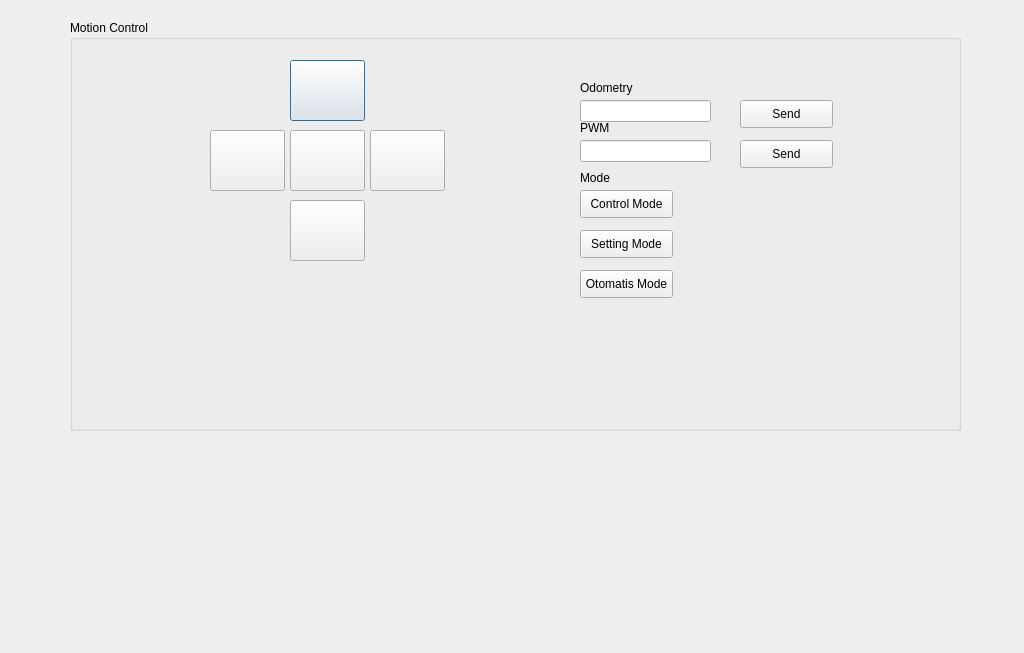
<?xml version="1.0" encoding="UTF-8"?>
<ui version="4.0">
 <class>MainWindow</class>
 <widget class="QDialog" name="MainWindow">
  <property name="geometry">
   <rect>
    <x>0</x>
    <y>0</y>
    <width>1024</width>
    <height>653</height>
   </rect>
  </property>
  <property name="windowTitle">
   <string>Dialog</string>
  </property>
  <widget class="QGroupBox" name="groupBox">
   <property name="geometry">
    <rect>
     <x>70</x>
     <y>20</y>
     <width>891</width>
     <height>411</height>
    </rect>
   </property>
   <property name="title">
    <string>Motion Control</string>
   </property>
   <property name="flat">
    <bool>true</bool>
   </property>
   <property name="checkable">
    <bool>false</bool>
   </property>
   <widget class="QPushButton" name="ForwardBtn">
    <property name="geometry">
     <rect>
      <x>220</x>
      <y>40</y>
      <width>75</width>
      <height>61</height>
     </rect>
    </property>
    <property name="minimumSize">
     <size>
      <width>75</width>
      <height>0</height>
     </size>
    </property>
    <property name="text">
     <string/>
    </property>
    <property name="icon">
     <iconset>
      <normaloff>C:/Users/Nailatun Naja/OneDrive/Documents/DDMR_Control/Icons8-Windows-8-Arrows-Up-Circular.512 (1).png</normaloff>C:/Users/Nailatun Naja/OneDrive/Documents/DDMR_Control/Icons8-Windows-8-Arrows-Up-Circular.512 (1).png</iconset>
    </property>
    <property name="iconSize">
     <size>
      <width>32</width>
      <height>32</height>
     </size>
    </property>
    <property name="shortcut">
     <string>W</string>
    </property>
   </widget>
   <widget class="QPushButton" name="StopBtn">
    <property name="geometry">
     <rect>
      <x>220</x>
      <y>110</y>
      <width>75</width>
      <height>61</height>
     </rect>
    </property>
    <property name="minimumSize">
     <size>
      <width>75</width>
      <height>0</height>
     </size>
    </property>
    <property name="text">
     <string/>
    </property>
    <property name="icon">
     <iconset>
      <normaloff>C:/Users/Nailatun Naja/OneDrive/Documents/DDMR_Control/Hopstarter-Soft-Scraps-Button-Blank-Red.256.png</normaloff>C:/Users/Nailatun Naja/OneDrive/Documents/DDMR_Control/Hopstarter-Soft-Scraps-Button-Blank-Red.256.png</iconset>
    </property>
    <property name="iconSize">
     <size>
      <width>32</width>
      <height>32</height>
     </size>
    </property>
    <property name="shortcut">
     <string>Q</string>
    </property>
   </widget>
   <widget class="QPushButton" name="BackwardBtn">
    <property name="geometry">
     <rect>
      <x>220</x>
      <y>180</y>
      <width>75</width>
      <height>61</height>
     </rect>
    </property>
    <property name="minimumSize">
     <size>
      <width>75</width>
      <height>0</height>
     </size>
    </property>
    <property name="text">
     <string/>
    </property>
    <property name="icon">
     <iconset>
      <normaloff>C:/Users/Nailatun Naja/OneDrive/Documents/DDMR_Control/Icons8-Windows-8-Arrows-Down-Circular.512.png</normaloff>C:/Users/Nailatun Naja/OneDrive/Documents/DDMR_Control/Icons8-Windows-8-Arrows-Down-Circular.512.png</iconset>
    </property>
    <property name="iconSize">
     <size>
      <width>32</width>
      <height>32</height>
     </size>
    </property>
    <property name="shortcut">
     <string>S</string>
    </property>
   </widget>
   <widget class="QPushButton" name="RightBtn">
    <property name="geometry">
     <rect>
      <x>300</x>
      <y>110</y>
      <width>75</width>
      <height>61</height>
     </rect>
    </property>
    <property name="minimumSize">
     <size>
      <width>75</width>
      <height>0</height>
     </size>
    </property>
    <property name="text">
     <string/>
    </property>
    <property name="icon">
     <iconset>
      <normaloff>C:/Users/Nailatun Naja/Downloads/download__1_-removebg-preview.png</normaloff>C:/Users/Nailatun Naja/Downloads/download__1_-removebg-preview.png</iconset>
    </property>
    <property name="iconSize">
     <size>
      <width>32</width>
      <height>32</height>
     </size>
    </property>
    <property name="shortcut">
     <string>D</string>
    </property>
   </widget>
   <widget class="QPushButton" name="LeftBtn">
    <property name="geometry">
     <rect>
      <x>140</x>
      <y>110</y>
      <width>75</width>
      <height>61</height>
     </rect>
    </property>
    <property name="minimumSize">
     <size>
      <width>75</width>
      <height>0</height>
     </size>
    </property>
    <property name="text">
     <string/>
    </property>
    <property name="icon">
     <iconset>
      <normaloff>C:/Users/Nailatun Naja/OneDrive/Documents/DDMR_Control/Icons8-Windows-8-Arrows-Left-Circular.512.png</normaloff>C:/Users/Nailatun Naja/OneDrive/Documents/DDMR_Control/Icons8-Windows-8-Arrows-Left-Circular.512.png</iconset>
    </property>
    <property name="iconSize">
     <size>
      <width>32</width>
      <height>32</height>
     </size>
    </property>
    <property name="shortcut">
     <string>A</string>
    </property>
   </widget>
   <widget class="QLineEdit" name="OdometryLine">
    <property name="geometry">
     <rect>
      <x>510</x>
      <y>80</y>
      <width>131</width>
      <height>22</height>
     </rect>
    </property>
   </widget>
   <widget class="QPushButton" name="SendOdometry">
    <property name="geometry">
     <rect>
      <x>670</x>
      <y>80</y>
      <width>93</width>
      <height>28</height>
     </rect>
    </property>
    <property name="text">
     <string>Send</string>
    </property>
   </widget>
   <widget class="QPushButton" name="SendPWM">
    <property name="geometry">
     <rect>
      <x>670</x>
      <y>120</y>
      <width>93</width>
      <height>28</height>
     </rect>
    </property>
    <property name="text">
     <string>Send</string>
    </property>
   </widget>
   <widget class="QLineEdit" name="PWMLine">
    <property name="geometry">
     <rect>
      <x>510</x>
      <y>120</y>
      <width>131</width>
      <height>22</height>
     </rect>
    </property>
   </widget>
   <widget class="QPushButton" name="pushButton">
    <property name="geometry">
     <rect>
      <x>510</x>
      <y>170</y>
      <width>93</width>
      <height>28</height>
     </rect>
    </property>
    <property name="text">
     <string>Control Mode</string>
    </property>
   </widget>
   <widget class="QLabel" name="label_2">
    <property name="geometry">
     <rect>
      <x>510</x>
      <y>60</y>
      <width>61</width>
      <height>16</height>
     </rect>
    </property>
    <property name="text">
     <string>Odometry</string>
    </property>
   </widget>
   <widget class="QLabel" name="label_3">
    <property name="geometry">
     <rect>
      <x>510</x>
      <y>100</y>
      <width>61</width>
      <height>16</height>
     </rect>
    </property>
    <property name="text">
     <string>PWM</string>
    </property>
   </widget>
   <widget class="QPushButton" name="pushButton_2">
    <property name="geometry">
     <rect>
      <x>510</x>
      <y>210</y>
      <width>93</width>
      <height>28</height>
     </rect>
    </property>
    <property name="text">
     <string>Setting Mode</string>
    </property>
   </widget>
   <widget class="QPushButton" name="pushButton_3">
    <property name="geometry">
     <rect>
      <x>510</x>
      <y>250</y>
      <width>93</width>
      <height>28</height>
     </rect>
    </property>
    <property name="text">
     <string>Otomatis Mode</string>
    </property>
   </widget>
   <widget class="QLabel" name="label_4">
    <property name="geometry">
     <rect>
      <x>510</x>
      <y>150</y>
      <width>61</width>
      <height>16</height>
     </rect>
    </property>
    <property name="text">
     <string>Mode</string>
    </property>
   </widget>
  </widget>
 </widget>
 <resources/>
 <connections/>
</ui>
